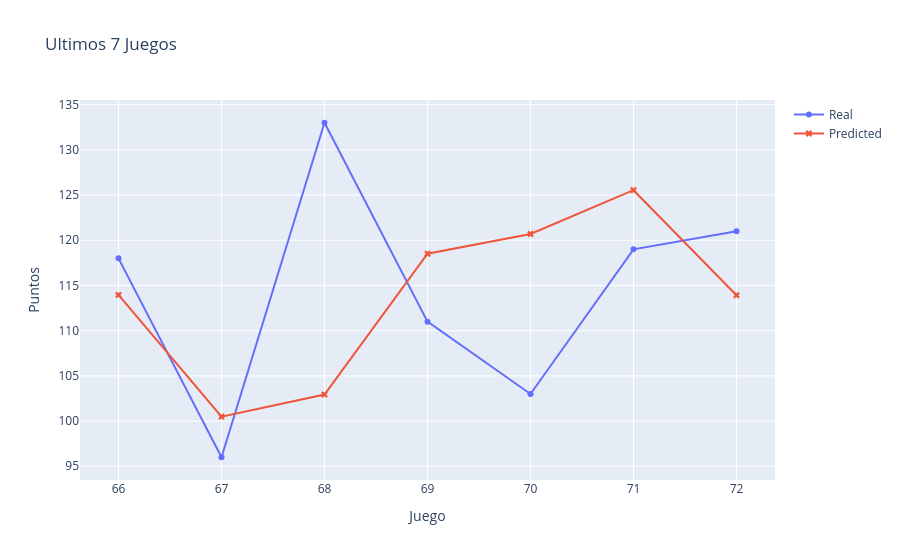

Notebook code for this chart:
### Markdown cell above
**Visualizando resultados...**

### Code cell
n = 7

test_x = np.arange(len(train_data), len(train_data) + 7)

fig = go.Figure()

fig.add_trace(go.Scatter(
    x=test_x,
    y=y_test_real.flatten()[-n:],
    mode='lines+markers',
    name='Real',
    marker=dict(symbol='circle')
))

fig.add_trace(go.Scatter(
    x=test_x,
    y=y_pred_real.flatten()[-n:],
    mode='lines+markers',
    name='Predicted',
    marker=dict(symbol='x')
))

fig.update_layout(
    title="Ultimos 7 Juegos",
    xaxis_title="Juego",
    yaxis_title="Puntos",
)

fig.show()

### Figure 1 — Plotly figure (JSON) as saved in the notebook; plotly's stock layout.template omitted (floating-point values rounded to 4 significant figures)
{"data": [{"marker": {"symbol": "circle"}, "mode": "lines+markers", "name": "Real", "type": "scatter", "x": [66, 67, 68, 69, 70, 71, 72], "y": [118.0, 96.0, 133.0, 111.0, 103.0, 119.0, 121.0]}, {"marker": {"symbol": "x"}, "mode": "lines+markers", "name": "Predicted", "type": "scatter", "x": [66, 67, 68, 69, 70, 71, 72], "y": [114.0, 100.5, 102.9, 118.5, 120.7, 125.5, 113.9]}], "layout": {"title": {"text": "Ultimos 7 Juegos"}, "xaxis": {"title": {"text": "Juego"}}, "yaxis": {"title": {"text": "Puntos"}}}}
